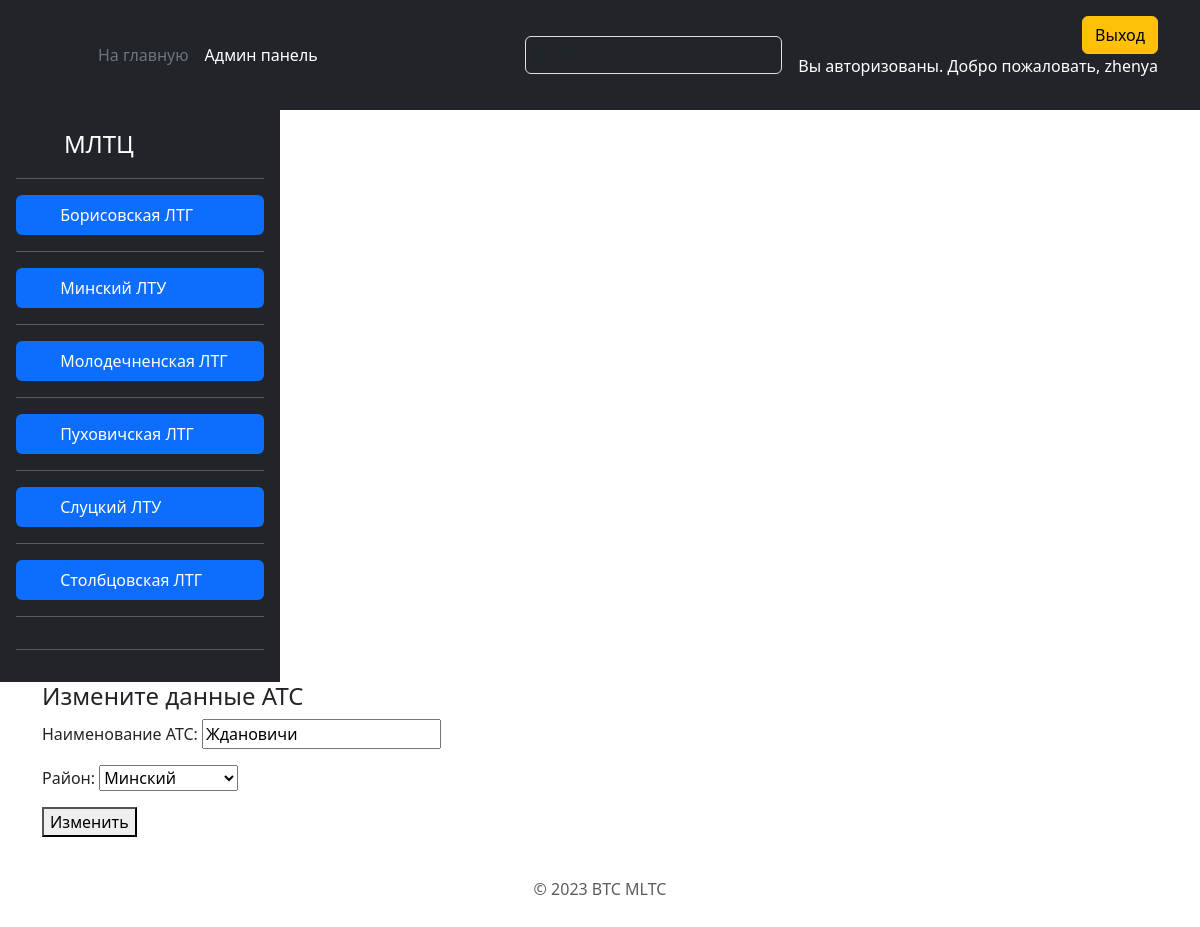
Screenshot of /edit_ats/zhdanovichi/ (signed in) with the database file from the repository.
### ats/models.py (models this page shows, shortened)
class Department(models.Model):
    name = models.CharField(max_length=20, verbose_name='Подразделение')
    slug = models.SlugField(max_length=255, unique=True, db_index=True, verbose_name="URL")
    def get_absolute_url(self):
        return reverse('area', kwargs={'dep_slug': self.slug})
    class Meta:
        verbose_name = 'Подразделения'
        verbose_name_plural = 'Подразделения'
        ordering = ['name']

class Ats(models.Model):
    name = models.CharField(max_length=20, verbose_name='Наименование АТС')
    slug = models.SlugField(max_length=255, unique=True, db_index=True, verbose_name="URL")
    area = models.ForeignKey('Area', on_delete=models.CASCADE, verbose_name='Район')
    class Meta:
        verbose_name = 'АТС'
        verbose_name_plural = 'АТС'
        ordering = ['name']

class Area(models.Model):
    name = models.CharField(max_length=20, verbose_name='Наименование района')
    slug = models.SlugField(max_length=255, unique=True, db_index=True, verbose_name="URL")
    department = models.ManyToManyField('Department', related_name="areas", verbose_name='Подразделение')
    def __str__(self):
        return self.name
    class Meta:
        verbose_name = 'Районы'
        verbose_name_plural = 'Районы'
        ordering = ['name']

### ats/views.py (the view)
# urls.py: path('edit_ats/<slug:ats_slug>/', AtsUpdateView.as_view(), name='edit_ats'),
class AtsUpdateView(LoginRequiredMixin, UpdateView):
    login_url = '/login/'
    redirect_field_name = 'redirect_to'
    model = Ats
    template_name = 'ats/edit_ats.html'
    context_object_name = 'ats'
    fields = ['name', 'area']
    def get_object(self, queryset=None):
        return Ats.objects.get(slug=self.kwargs.get("ats_slug"))

### ats/templatetags/dep_tag.py (called while the page is built)
@register.simple_tag(name='getdep')
def get_department():
    return Department.objects.all()

### ats/templates/ats/edit_ats.html (shortened to what this page needs)
{% extends 'ats/base.html' %}
{% block content %}
    <h4>Измените данные АТС {{ at.name }}</h4>
    <form method="post">
        {{ form.as_p }}
        <button type="submit">Изменить</button>
    </form>
{% endblock %}

### ats/templates/ats/base.html (shortened to what this page needs)
{% load static %}
{% load dep_tag %}
<!DOCTYPE html>
<html lang="ru">
<head>
  <link href="https://cdn.jsdelivr.net/npm/bootstrap@5.3.0-alpha3/dist/css/bootstrap.min.css" rel="stylesheet"
>
</head>
<body>
<header class="p-3 text-bg-dark">
  <div class="container">
    <div class="d-flex flex-wrap align-items-center justify-content-center justify-content-lg-start">
      <a href="/" class="d-flex align-items-center mb-2 mb-lg-0 text-white text-decoration-none">
        <svg class="bi me-2" width="40" height="32" role="img" aria-label="Bootstrap">
          <use xlink:href="#bootstrap"></use>
        </svg>
      </a>
      <ul class="nav col-12 col-lg-auto me-lg-auto mb-2 justify-content-center mb-md-0">
        <li><a href="{% url 'home' %}" class="nav-link px-2 text-secondary">На главную</a></li>
        <li><a href="/admin/" class="nav-link px-2 text-white">Админ панель</a></li>
      </ul>
      <form class="col-12 col-lg-auto mb-3 mb-lg-0 me-lg-3" role="search">
        <input type="search" class="form-control form-control-dark text-bg-dark" placeholder="Search..."
               aria-label="Search">
      </form>
      <div class="text-end">
        {% if request.user.is_authenticated %}
          <a href="{% url 'logout' %}">
            <button type="button" class="btn btn-warning">Выход</button>
          </a>
          <p>Вы авторизованы. Добро пожаловать, {{ request.user.username }}</p>
        {% endif %}
      </div>
    </div>
  </div>
</header>
<main class="d-flex flex-wrap">
  {% block lst_department %}
    <div class="d-flex flex-column flex-shrink-0 p-3 text-bg-dark" style="width: 280px;">
      <a href="/" class="d-flex align-items-center mb-3 mb-md-0 me-md-auto text-white text-decoration-none">
        <svg class="bi pe-none me-2" width="40" height="32">
          <use xlink:href="#bootstrap"></use>
        </svg>
        <span class="fs-4">МЛТЦ</span>
      </a>
      <hr>
      <ul class="nav nav-pills flex-column mb-auto">
        {% getdep as list_dep %}
        {% for lst in list_dep %}
          <li class="nav-item">
            <a href="{{ lst.get_absolute_url }}" class="nav-link active" aria-current="page">
              <svg class="bi pe-none me-2" width="16" height="16">
                <use xlink:href="#home"></use>
              </svg>
              {{ lst.name }}
            </a>
          </li>
          <hr>
        {% endfor %}
      </ul>
      <hr>
    </div>
  {% endblock lst_department %}
  <div class="container">
    {% block content %}
    {% endblock %}
  </div>
</main>
<div class="container">
  <footer class="py-3 my-4">
    <p class="text-center text-body-secondary">© 2023 BTC MLTC</p>
  </footer>
</div>
</body>
</html>

### rows the page displays
Department: name "Борисовская ЛТГ"
Department: name "Минский ЛТУ"
Department: name "Молодечненская ЛТГ"
Department: name "Пуховичская ЛТГ"
Department: name "Слуцкий ЛТУ"
Department: name "Столбцовская ЛТГ"
Ats: name "Ждановичи", area "Минский"

### other values shown
{{ request.user.username }} "zhenya"
